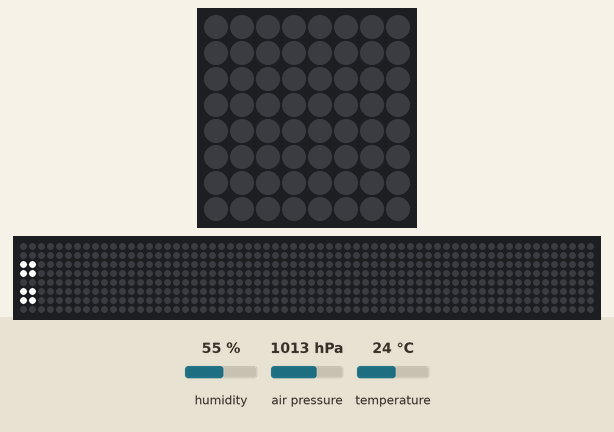
This program was run on a simulated Raspberry Pi (BCM pin numbers) with a Sense HAT. On the bench: the Sense HAT's 8×8 RGB LED matrix, a strip that is not on the board, showing the scrolling text unrolled. Inputs (shaded band) come from the test bench; at power-on: humidity 55 %, air pressure 1013 hPa, temperature 24 °C. The 64×8 strip is a reading aid, not a part: it shows the text the matrix is scrolling, unrolled, one strip-width of it at a time.

Above: at 7.4 s.
At 9.6 s:
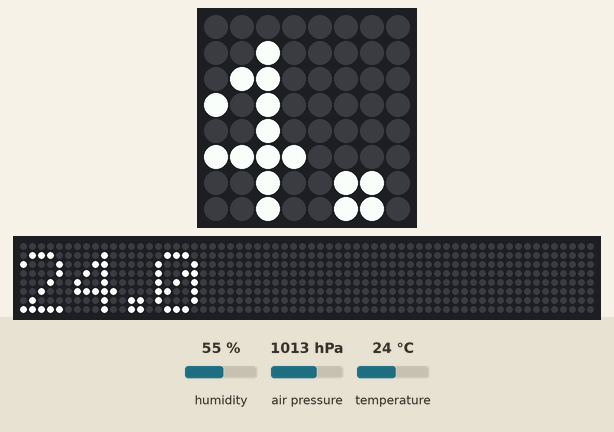
9.7 s: humidity set to 22 %
At 11.5 s:
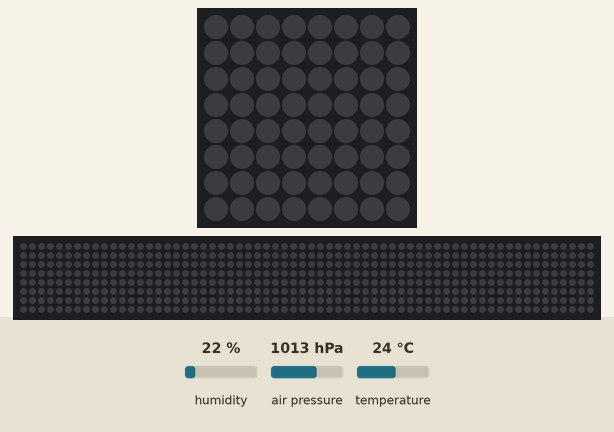
At 19.29 s:
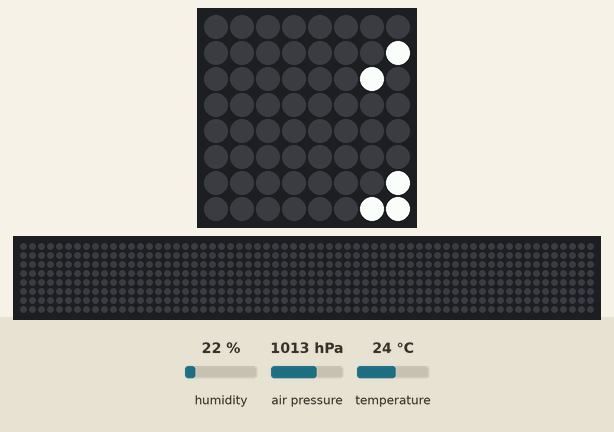

The program:

environment-sensors.py
```python
# Team: Pi
# CPSC 341
# Dr.Zhang
# 30 January 2023
# Assignment Desc: Sense the local environment and output the data

from sense_hat import SenseHat
from time import sleep

class EnvironmentData():
    def __init__(self) -> None:
        pass

    def getTemperature(self,sense):
        temperature = sense.get_temperature() # get temperature
        sense.show_message("Temperature: ")
        sense.show_message(str(round(temperature,2))) # display
        sleep(2)

    def getHumidity(self, sense):
        humidity = sense.get_humidity() # get humidity
        sense.show_message("Humidity: ")
        sense.show_message(str(round(humidity,2))) # display
        sleep(2)

    def getPressure(self, sense):
        pressure = sense.get_pressure()
        sense.show_message("Pressure: ")
        sense.show_message(str(round(pressure,2)))

sense = SenseHat() # initializing object
environmentData = EnvironmentData()

# getting/displaying temperature from object
sense.clear()
environmentData.getTemperature(sense)

# getting/displaying humidity
sense.clear()
environmentData.getHumidity(sense)

# getting/displaying pressure
sense.clear()
environmentData.getPressure(sense)
```

Measured:
- what the display in image 0 shows lasts 0.7 s, from 7.4 s to 8.1 s
- what the display in image 2 shows lasts 2.1 s, from 11.0 s to 13.1 s
